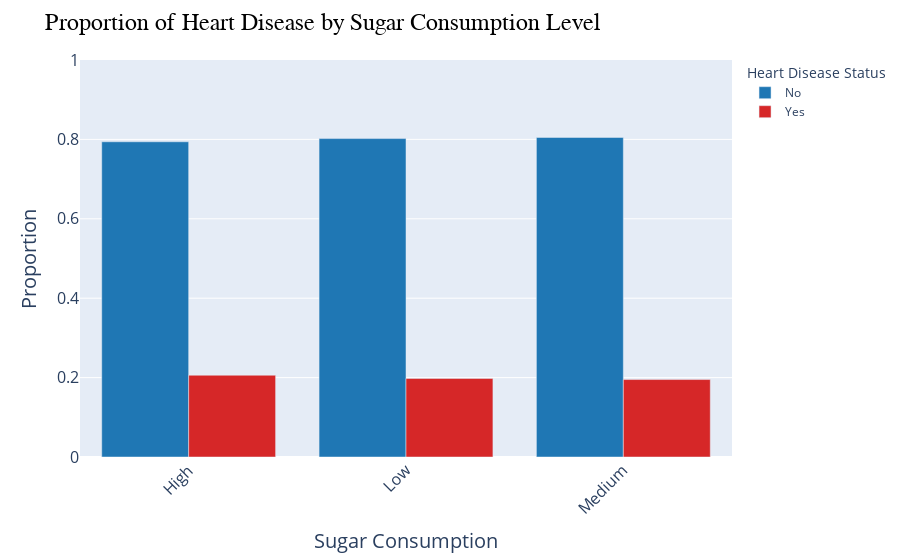

Notebook cell for this chart:
### Markdown cell above
### Sugar Consumption & Target

### Code cell
prop_df = (
    df.groupby(["Sugar Consumption", "Heart Disease Status"])
    .size()
    .to_frame("Count")
    .reset_index()
)

prop_df["Proportion"] = (
    prop_df.groupby("Sugar Consumption")["Count"]
    .transform(lambda x: x / x.sum())
)

fig = px.bar(
    prop_df,
    x="Sugar Consumption",
    y="Proportion",
    color="Heart Disease Status",
    barmode="group",
    labels={
        "Sugar Consumption": "Sugar Consumption",
        "Proportion": "Proportion"
    },
    color_discrete_map={
        "No": "#1f77b4",
        "Yes": "#d62728"
    }
)

fig.update_layout(
    title=dict(
        text="Proportion of Heart Disease by Sugar Consumption Level",
        font=dict(size=24, family="Arial", color="black")
    ),
    xaxis=dict(
        title_font=dict(size=20),
        tickfont=dict(size=16)
    ),
    yaxis=dict(
        title_font=dict(size=20),
        tickfont=dict(size=16),
        range=[0, 1]
    )
)

fig.update_layout(xaxis_tickangle=-45)
fig.show()

### Figure 1 — Plotly figure (JSON) as saved in the notebook; plotly's stock layout.template omitted (floating-point values rounded to 4 significant figures)
{"data": [{"alignmentgroup": "True", "hovertemplate": "Heart Disease Status=No<br>Sugar Consumption=%{x}<br>Proportion=%{y}<extra></extra>", "legendgroup": "No", "marker": {"color": "#1f77b4", "pattern": {"shape": ""}}, "name": "No", "offsetgroup": "No", "orientation": "v", "showlegend": true, "textposition": "auto", "type": "bar", "x": ["High", "Low", "Medium"], "xaxis": "x", "y": [0.794, 0.8021, 0.8049], "yaxis": "y"}, {"alignmentgroup": "True", "hovertemplate": "Heart Disease Status=Yes<br>Sugar Consumption=%{x}<br>Proportion=%{y}<extra></extra>", "legendgroup": "Yes", "marker": {"color": "#d62728", "pattern": {"shape": ""}}, "name": "Yes", "offsetgroup": "Yes", "orientation": "v", "showlegend": true, "textposition": "auto", "type": "bar", "x": ["High", "Low", "Medium"], "xaxis": "x", "y": [0.206, 0.1979, 0.1951], "yaxis": "y"}], "layout": {"barmode": "group", "legend": {"title": {"text": "Heart Disease Status"}, "tracegroupgap": 0}, "margin": {"t": 60}, "title": {"font": {"color": "black", "family": "Arial", "size": 24}, "text": "Proportion of Heart Disease by Sugar Consumption Level"}, "xaxis": {"anchor": "y", "domain": [0, 1], "tickangle": -45, "tickfont": {"size": 16}, "title": {"font": {"size": 20}, "text": "Sugar Consumption"}}, "yaxis": {"anchor": "x", "domain": [0, 1], "range": [0, 1], "tickfont": {"size": 16}, "title": {"font": {"size": 20}, "text": "Proportion"}}}}
